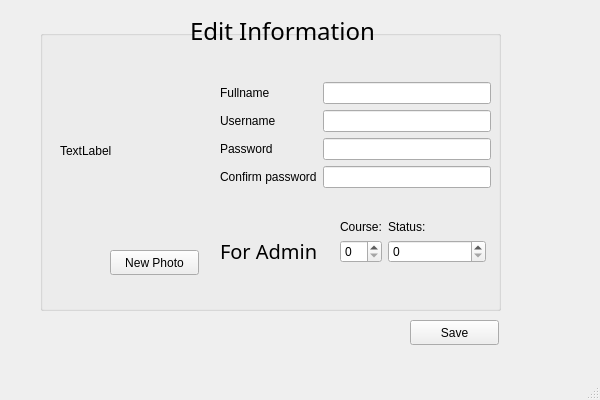
<?xml version="1.0" encoding="UTF-8"?>
<ui version="4.0">
 <class>editUser</class>
 <widget class="QMainWindow" name="editUser">
  <property name="geometry">
   <rect>
    <x>0</x>
    <y>0</y>
    <width>600</width>
    <height>400</height>
   </rect>
  </property>
  <property name="minimumSize">
   <size>
    <width>600</width>
    <height>400</height>
   </size>
  </property>
  <property name="maximumSize">
   <size>
    <width>600</width>
    <height>400</height>
   </size>
  </property>
  <property name="windowTitle">
   <string>MainWindow</string>
  </property>
  <widget class="QWidget" name="centralwidget">
   <widget class="QGroupBox" name="groupBox">
    <property name="geometry">
     <rect>
      <x>40</x>
      <y>30</y>
      <width>461</width>
      <height>281</height>
     </rect>
    </property>
    <property name="title">
     <string/>
    </property>
    <widget class="QLabel" name="forAdmin1">
     <property name="enabled">
      <bool>true</bool>
     </property>
     <property name="geometry">
      <rect>
       <x>180</x>
       <y>190</y>
       <width>141</width>
       <height>61</height>
      </rect>
     </property>
     <property name="font">
      <font>
       <family>Purisa</family>
       <pointsize>15</pointsize>
      </font>
     </property>
     <property name="text">
      <string>For Admin</string>
     </property>
    </widget>
    <widget class="QPushButton" name="pushButton_2">
     <property name="geometry">
      <rect>
       <x>70</x>
       <y>220</y>
       <width>89</width>
       <height>25</height>
      </rect>
     </property>
     <property name="text">
      <string>New Photo</string>
     </property>
    </widget>
    <widget class="QLabel" name="label_pic">
     <property name="geometry">
      <rect>
       <x>20</x>
       <y>30</y>
       <width>141</width>
       <height>181</height>
      </rect>
     </property>
     <property name="text">
      <string>TextLabel</string>
     </property>
    </widget>
    <widget class="QWidget" name="">
     <property name="geometry">
      <rect>
       <x>180</x>
       <y>30</y>
       <width>271</width>
       <height>151</height>
      </rect>
     </property>
     <layout class="QGridLayout" name="gridLayout">
      <item row="0" column="0">
       <layout class="QVBoxLayout" name="verticalLayout">
        <item>
         <widget class="QLabel" name="label">
          <property name="text">
           <string>Fullname</string>
          </property>
         </widget>
        </item>
        <item>
         <widget class="QLabel" name="label_2">
          <property name="text">
           <string>Username</string>
          </property>
         </widget>
        </item>
        <item>
         <widget class="QLabel" name="label_3">
          <property name="text">
           <string>Password</string>
          </property>
         </widget>
        </item>
        <item>
         <widget class="QLabel" name="label_4">
          <property name="text">
           <string>Confirm password</string>
          </property>
         </widget>
        </item>
       </layout>
      </item>
      <item row="0" column="1">
       <layout class="QVBoxLayout" name="verticalLayout_2">
        <item>
         <widget class="QLineEdit" name="fullname"/>
        </item>
        <item>
         <widget class="QLineEdit" name="username"/>
        </item>
        <item>
         <widget class="QLineEdit" name="password">
          <property name="echoMode">
           <enum>QLineEdit::Password</enum>
          </property>
         </widget>
        </item>
        <item>
         <widget class="QLineEdit" name="con_password">
          <property name="echoMode">
           <enum>QLineEdit::Password</enum>
          </property>
         </widget>
        </item>
       </layout>
      </item>
     </layout>
    </widget>
    <widget class="QWidget" name="">
     <property name="geometry">
      <rect>
       <x>300</x>
       <y>190</y>
       <width>146</width>
       <height>53</height>
      </rect>
     </property>
     <layout class="QFormLayout" name="formLayout">
      <item row="0" column="0">
       <layout class="QVBoxLayout" name="verticalLayout_3">
        <item>
         <widget class="QLabel" name="forAdmin2">
          <property name="text">
           <string>Course:</string>
          </property>
         </widget>
        </item>
        <item>
         <widget class="QSpinBox" name="course">
          <property name="maximum">
           <number>6</number>
          </property>
         </widget>
        </item>
       </layout>
      </item>
      <item row="0" column="1">
       <layout class="QVBoxLayout" name="verticalLayout_4">
        <item>
         <widget class="QLabel" name="forAdmin3">
          <property name="text">
           <string>Status:</string>
          </property>
         </widget>
        </item>
        <item>
         <widget class="QSpinBox" name="adminOrUser">
          <property name="maximum">
           <number>1</number>
          </property>
         </widget>
        </item>
       </layout>
      </item>
     </layout>
    </widget>
   </widget>
   <widget class="QLabel" name="label_9">
    <property name="geometry">
     <rect>
      <x>190</x>
      <y>0</y>
      <width>261</width>
      <height>61</height>
     </rect>
    </property>
    <property name="font">
     <font>
      <family>Purisa</family>
      <pointsize>18</pointsize>
     </font>
    </property>
    <property name="text">
     <string>Edit Information</string>
    </property>
   </widget>
   <widget class="QPushButton" name="pushButton">
    <property name="geometry">
     <rect>
      <x>410</x>
      <y>320</y>
      <width>89</width>
      <height>25</height>
     </rect>
    </property>
    <property name="text">
     <string>Save</string>
    </property>
   </widget>
  </widget>
  <widget class="QMenuBar" name="menubar">
   <property name="geometry">
    <rect>
     <x>0</x>
     <y>0</y>
     <width>600</width>
     <height>22</height>
    </rect>
   </property>
  </widget>
  <widget class="QStatusBar" name="statusbar"/>
 </widget>
 <resources/>
 <connections/>
</ui>
